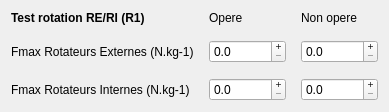
    <widget class="QWidget" name="layoutWidget_9">
     <property name="geometry">
      <rect>
       <x>30</x>
       <y>570</y>
       <width>436</width>
       <height>110</height>
      </rect>
     </property>
     <layout class="QGridLayout" name="gridLayout_RERI1">
      <property name="sizeConstraint">
       <enum>QLayout::SizeConstraint::SetFixedSize</enum>
      </property>
      <property name="spacing">
       <number>15</number>
      </property>
      <item row="2" column="1">
       <widget class="QDoubleSpinBox" name="doubleSpinBox_e_fmaxRIR1O">
        <property name="cursor">
         <cursorShape>ArrowCursor</cursorShape>
        </property>
        <property name="buttonSymbols">
         <enum>QAbstractSpinBox::ButtonSymbols::PlusMinus</enum>
        </property>
        <property name="accelerated">
         <bool>true</bool>
        </property>
        <property name="decimals">
         <number>1</number>
        </property>
        <property name="maximum">
         <double>100000.000000000000000</double>
        </property>
       </widget>
      </item>
      <item row="0" column="0">
       <widget class="QLabel" name="label_testRotationR1">
        <property name="font">
         <font>
          <bold>true</bold>
         </font>
        </property>
        <property name="text">
         <string>Test rotation RE/RI (R1)</string>
        </property>
        <property name="textFormat">
         <enum>Qt::TextFormat::RichText</enum>
        </property>
       </widget>
      </item>
      <item row="2" column="0">
       <widget class="QLabel" name="label_fmaxRIR1">
        <property name="text">
         <string>Fmax Rotateurs Internes (N.kg-1)</string>
        </property>
       </widget>
      </item>
      <item row="0" column="1">
       <widget class="QLabel" name="label_opere_10">
        <property name="text">
         <string>Opere</string>
        </property>
       </widget>
      </item>
      <item row="2" column="2">
       <widget class="QDoubleSpinBox" name="doubleSpinBox_e_fmaxRIR1NO">
        <property name="cursor">
         <cursorShape>ArrowCursor</cursorShape>
        </property>
        <property name="buttonSymbols">
         <enum>QAbstractSpinBox::ButtonSymbols::PlusMinus</enum>
        </property>
        <property name="accelerated">
         <bool>true</bool>
        </property>
        <property name="decimals">
         <number>1</number>
        </property>
        <property name="maximum">
         <double>100000.000000000000000</double>
        </property>
       </widget>
      </item>
      <item row="1" column="1">
       <widget class="QDoubleSpinBox" name="doubleSpinBox_e_fmaxRER1O">
        <property name="cursor">
         <cursorShape>ArrowCursor</cursorShape>
        </property>
        <property name="buttonSymbols">
         <enum>QAbstractSpinBox::ButtonSymbols::PlusMinus</enum>
        </property>
        <property name="accelerated">
         <bool>true</bool>
        </property>
        <property name="decimals">
         <number>1</number>
        </property>
        <property name="maximum">
         <double>100000.000000000000000</double>
        </property>
       </widget>
      </item>
      <item row="1" column="0">
       <widget class="QLabel" name="label_fmaxRER1">
        <property name="text">
         <string>Fmax Rotateurs Externes (N.kg-1)</string>
        </property>
       </widget>
      </item>
      <item row="0" column="2">
       <widget class="QLabel" name="label_non_opere_10">
        <property name="text">
         <string>Non opere</string>
        </property>
       </widget>
      </item>
      <item row="1" column="2">
       <widget class="QDoubleSpinBox" name="doubleSpinBox_e_fmaxRER1NO">
        <property name="cursor">
         <cursorShape>ArrowCursor</cursorShape>
        </property>
        <property name="buttonSymbols">
         <enum>QAbstractSpinBox::ButtonSymbols::PlusMinus</enum>
        </property>
        <property name="accelerated">
         <bool>true</bool>
        </property>
        <property name="decimals">
         <number>1</number>
        </property>
        <property name="maximum">
         <double>100000.000000000000000</double>
        </property>
       </widget>
      </item>
     </layout>
    </widget>
